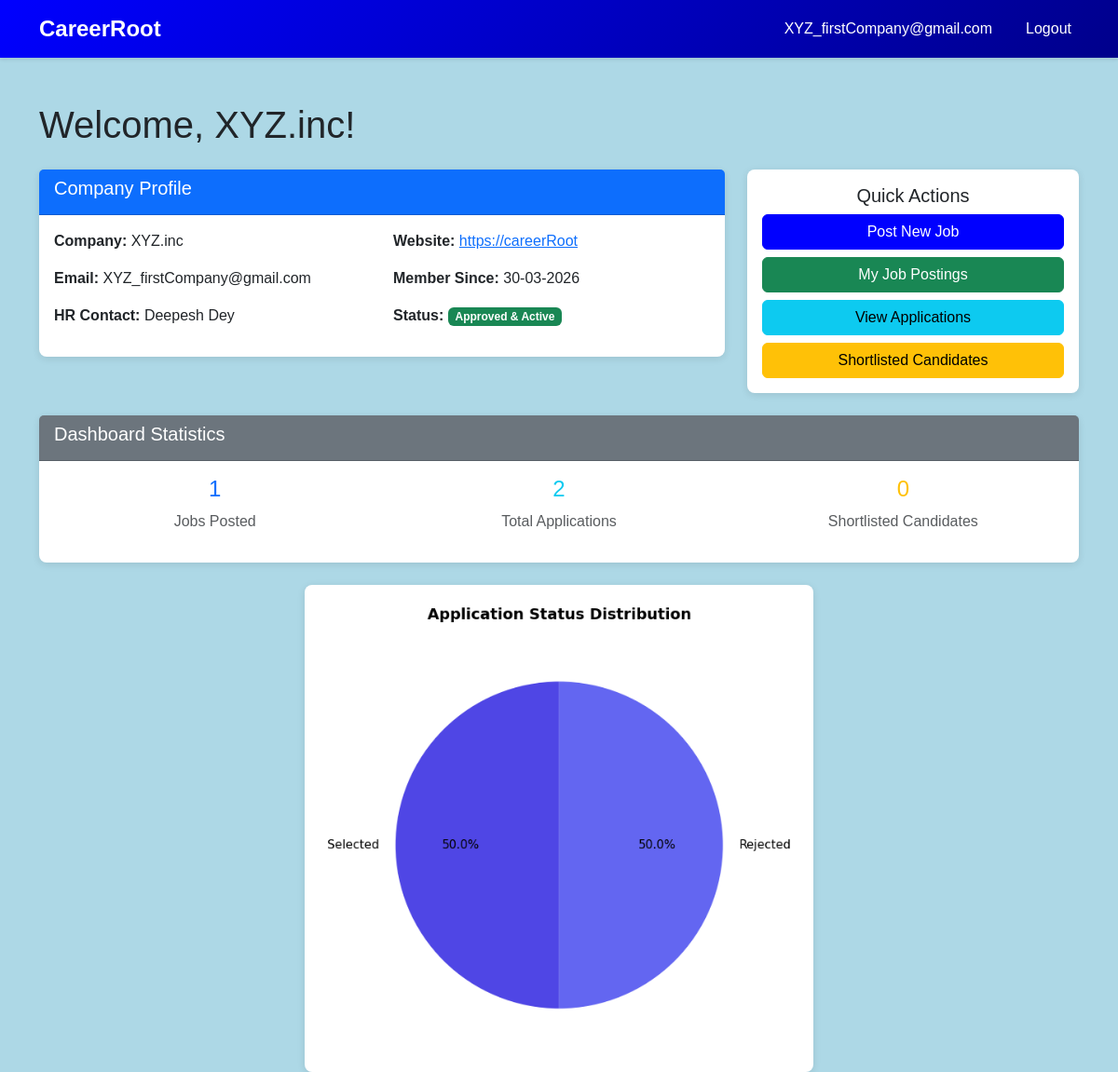
The page /company/dashboard (signed in) on the database its author committed.
### core/database/models.py (models this page shows, shortened)
class Company(db.Model):
    __tablename__ = 'company'
    company_id = db.Column(db.Integer, primary_key=True, autoincrement=True)
    company_name = db.Column(db.String(150), nullable=False)
    email = db.Column(db.String(120), unique=True, nullable=False)
    password = db.Column(db.String(255), nullable=False)
    hr_contact = db.Column(db.String(100), nullable=True)
    website = db.Column(db.String(255), nullable=True)
    approval_status = db.Column(
        db.String(20),
        default=ApprovalStatus.PENDING.value,
        nullable=False
    )  #pending/aproved/rejected
    blacklist_status = db.Column(db.Boolean, default=False)  # True = blacklisted
    created_at = db.Column(db.DateTime, default=datetime.utcnow)
    updated_at = db.Column(db.DateTime, default=datetime.utcnow, onupdate=datetime.utcnow)
    drives = db.relationship('PlacementDrive', backref='company', lazy=True, cascade='all, delete-orphan')

### core/routes/company.py (the view)
@company_bp.route('/dashboard')
def company_dashboard():
    if not check_company():
        return redirect(url_for('auth.homepage'))
    company_id = session.get('user_id')
    company = Company.query.get(company_id)
    total_applications = 0
    for drive in company.drives:
        total_applications += len(drive.applications)
    chart_url = get_company_chart_data(company_id)
    return render_template('company_dashboard.html', company=company, total_applications=total_applications,
                         chart_url=chart_url)

### core/routes/company.py (called while the page is built)
def check_company():
    if session.get('user_type') != 'company':
        flash('Unauthorized access', 'danger')
        return False
    return True

### templates/company_dashboard.html (shortened to what this page needs)
{% extends "base.html" %}
{% block content %}
<div class="mt-5">
    <h1 class="mb-4">Welcome, {{ company.company_name }}!</h1>
    <div class="row mb-4">
        <div class="col-md-8">
            <div class="card">
                <div class="card-header bg-primary text-white">
                    <h5>Company Profile</h5>
                </div>
                <div class="card-body">
                    <div class="row">
                        <div class="col-md-6">
                            <p><strong>Company:</strong> {{ company.company_name }}</p>
                            <p><strong>Email:</strong> {{ company.email }}</p>
                            <p><strong>HR Contact:</strong> {{ company.hr_contact }}</p>
                        </div>
                        <div class="col-md-6">
                            <p><strong>Website:</strong> {% if company.website %}<a href="{{ company.website }}" target="_blank">{{ company.website }}</a>{% else %}Not provided{% endif %}</p>
                            <p><strong>Member Since:</strong> {{ company.created_at.strftime('%d-%m-%Y') }}</p>
                            <p><strong>Status:</strong>
                                {% if company.blacklist_status %}
                                    <span class="badge bg-danger">Blacklisted</span>
                                {% elif company.approval_status == 'Approved' %}
                                    <span class="badge bg-success">Approved & Active</span>
                                {% elif company.approval_status == 'Pending' %}
                                    <span class="badge bg-warning">Pending Approval</span>
                                {% else %}
                                    <span class="badge bg-secondary">Rejected</span>
                                {% endif %}
                            </p>
                        </div>
                    </div>
                </div>
            </div>
        </div>
        <div class="col-md-4">
            <div class="card">
                <div class="card-body text-center">
                    <h5 class="card-title">Quick Actions</h5>
                    <a href="{{ url_for('company.post_job') }}" class="btn btn-primary w-100 mb-2">Post New Job</a>
                    <a href="{{ url_for('company.jobs') }}" class="btn btn-success w-100 mb-2">My Job Postings</a>
                    <a href="{{ url_for('company.applications') }}" class="btn btn-info w-100 mb-2">View Applications</a>
                    <a href="{{ url_for('company.shortlisted') }}" class="btn btn-warning w-100">Shortlisted Candidates</a>
                </div>
            </div>
        </div>
    </div>
    <div class="row">
        <div class="col-md-12">
            <div class="card">
                <div class="card-header bg-secondary text-white">
                    <h5>Dashboard Statistics</h5>
                </div>
                <div class="card-body">
                    <div class="row text-center">
                        <div class="col-md-4">
                            <h4 class="text-primary">{{ company.drives|length }}</h4>
                            <p class="text-muted">Jobs Posted</p>
                        </div>
                        <div class="col-md-4">
                            <h4 class="text-info">{{ total_applications }}</h4>
                            <p class="text-muted">Total Applications</p>
                        </div>
                        <div class="col-md-4">
                            <h4 class="text-warning">0</h4>
                            <p class="text-muted">Shortlisted Candidates</p>
                        </div>
                    </div>
                </div>
            </div>
        </div>
    </div>
    <div class="row mt-4">
        <div class="col-md-6 mx-auto">
            <div class="card">
                <div class="card-body">
                    <img src="{{ chart_url }}" alt="Company Application Chart" class="img-fluid" style="max-width: 100%;">
                </div>
            </div>
        </div>
    </div>
</div>
{% endblock %}

### templates/base.html (shortened to what this page needs)
<!DOCTYPE html>
<html lang="en">
<head>
    <link href="https://cdn.jsdelivr.net/npm/bootstrap@5.3.0/dist/css/bootstrap.min.css" rel="stylesheet">
</head>
<body>
    <nav class="navbar navbar-expand navbar-dark">
        <div class="container">
            <a class="navbar-brand" href="/">CareerRoot</a>
            <ul class="navbar-nav ms-auto">
                {% if session.get('user_type') %}
                    <li class="nav-item">
                        <span class="nav-link">{{ session.get('username') }}</span>
                    </li>
                    <li class="nav-item">
                        <a class="nav-link" href="{{ url_for('auth.logout') }}">Logout</a>
                    </li>
                {% else %}
                    <li class="nav-item">
                        <a class="nav-link" href="{{ url_for('auth.login') }}">Login</a>
                    </li>
                {% endif %}
            </ul>
        </div>
    </nav>
    <div class="container">
        {% block content %}{% endblock %}
    </div>
</body>
</html>

### templates/base.html (style rules this page uses)
:root { --primary-color: blue; --secondary-color: darkblue; --danger-color: red; --success-color: green; }
body { font-family: 'Arial', sans-serif; background-color: lightblue; }
.navbar { background: linear-gradient(135deg, var(--primary-color) 0%, var(--secondary-color) 100%); box-shadow: 0 2px 4px rgba(0,0,0,0.1); }
.navbar-brand { font-weight: 700; font-size: 1.5rem; }
.nav-link { color: white !important; margin-left: 20px; }
.btn-primary { background-color: var(--primary-color); border-color: var(--primary-color); }
.card { border: none; box-shadow: 0 2px 8px rgba(0,0,0,0.1); border-radius: 8px; }

### rows shown on the page
Company: get "XYZ_firstCompany@gmail.com", company_name "XYZ.inc", email "XYZ_firstCompany@gmail.com", hr_contact "Deepesh Dey", website "https://careerRoot", created_at "30-03-2026"

### other values the page prints
{{ company.drives|length }} "1"
{{ total_applications }} "2"
